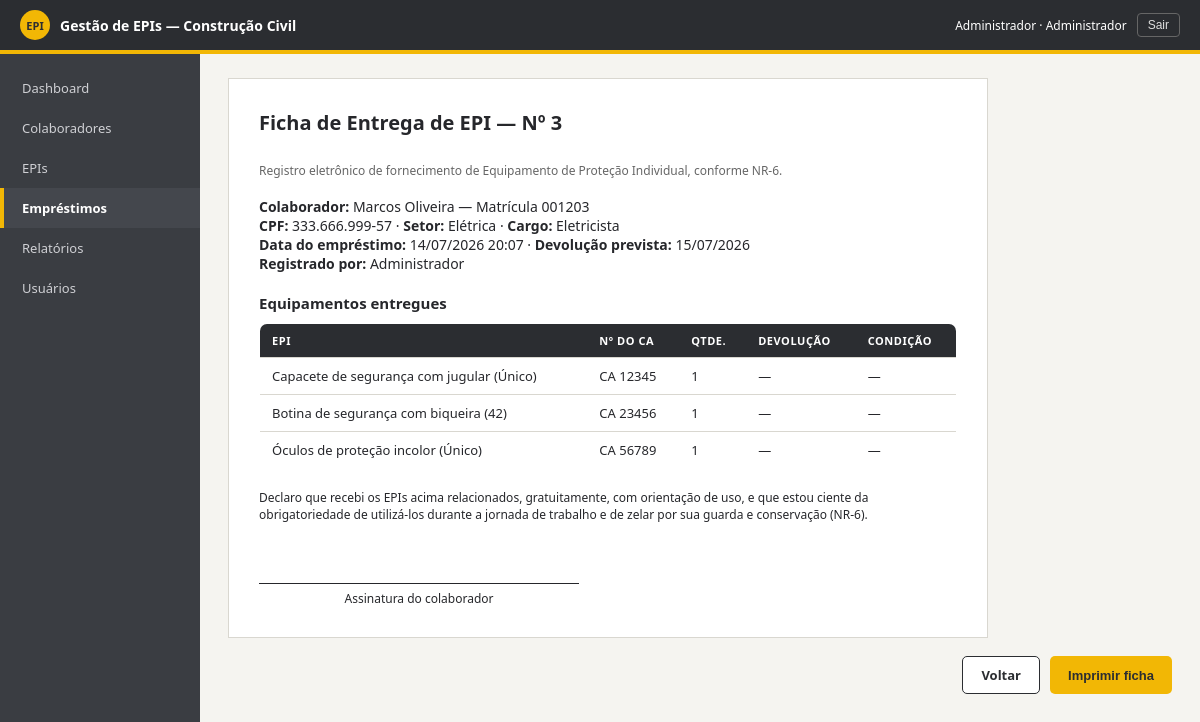
The app's page /emprestimos/3/ficha/ (signed in) with its own data.
### core/models.py (models this page shows, shortened)
class Usuario(AbstractUser):
    class Perfil(models.TextChoices):
        ADMINISTRADOR = 'ADMINISTRADOR', 'Administrador'
        TECNICO = 'TECNICO', 'Técnico de Segurança'
        ALMOXARIFE = 'ALMOXARIFE', 'Almoxarife'
    perfil = models.CharField('Perfil de acesso', max_length=20,
                              choices=Perfil.choices, default=Perfil.TECNICO)
    @property
    def eh_admin(self):
        return self.perfil == self.Perfil.ADMINISTRADOR or self.is_superuser
    def __str__(self):
        return self.get_full_name() or self.username

class Emprestimo(models.Model):
    class Status(models.TextChoices):
        ATIVO = 'ATIVO', 'Ativo'
        DEVOLVIDO = 'DEVOLVIDO', 'Devolvido'
        ATRASADO = 'ATRASADO', 'Atrasado'
    colaborador = models.ForeignKey(Colaborador, on_delete=models.PROTECT,
                                    related_name='emprestimos', verbose_name='Colaborador')
    usuario = models.ForeignKey('core.Usuario', on_delete=models.PROTECT,
                                related_name='emprestimos_registrados',
                                verbose_name='Registrado por')
    data_emprestimo = models.DateTimeField('Data do empréstimo', auto_now_add=True)
    data_prevista_devolucao = models.DateField('Data prevista de devolução')
    status = models.CharField('Status', max_length=10,
                              choices=Status.choices, default=Status.ATIVO)
    observacao = models.CharField('Observação', max_length=255, blank=True)
    class Meta:
        ordering = ['-data_emprestimo']
        verbose_name = 'empréstimo'
        verbose_name_plural = 'empréstimos'

class Colaborador(models.Model):
    matricula = models.CharField('Matrícula', max_length=20, unique=True)
    nome = models.CharField('Nome completo', max_length=100)
    cpf = models.CharField('CPF', max_length=14, unique=True,
                           help_text='Somente números ou no formato 000.000.000-00')
    data_nascimento = models.DateField('Data de nascimento', null=True, blank=True)
    cargo = models.CharField('Cargo', max_length=60)
    setor = models.CharField('Setor', max_length=60)
    telefone = models.CharField('Telefone', max_length=15, blank=True)
    email = models.EmailField('E-mail', blank=True)
    ativo = models.BooleanField('Ativo', default=True)
    criado_em = models.DateTimeField(auto_now_add=True)
    class Meta:
        ordering = ['nome']
        verbose_name = 'colaborador'
        verbose_name_plural = 'colaboradores'

class ItemEmprestimo(models.Model):
    class Condicao(models.TextChoices):
        BOM_ESTADO = 'BOM_ESTADO', 'Bom estado'
        DANIFICADO = 'DANIFICADO', 'Danificado'
        EXTRAVIADO = 'EXTRAVIADO', 'Extraviado'
    emprestimo = models.ForeignKey(Emprestimo, on_delete=models.CASCADE,
                                   related_name='itens')
    epi = models.ForeignKey(EPI, on_delete=models.PROTECT,
                            related_name='itens_emprestados', verbose_name='EPI')
    quantidade = models.PositiveIntegerField('Quantidade', default=1,
                                             validators=[MinValueValidator(1)])
    data_devolucao = models.DateTimeField('Data da devolução', null=True, blank=True)
    condicao_devolucao = models.CharField('Condição na devolução', max_length=12,
                                          choices=Condicao.choices, blank=True)
    class Meta:
        verbose_name = 'item do empréstimo'
        verbose_name_plural = 'itens do empréstimo'
    @property
    def devolvido(self):
        return self.data_devolucao is not None

class EPI(models.Model):
    class Categoria(models.TextChoices):
        CABECA = 'CABECA', 'Proteção da cabeça'
        AUDITIVA = 'AUDITIVA', 'Proteção auditiva'
        RESPIRATORIA = 'RESPIRATORIA', 'Proteção respiratória'
        VISUAL = 'VISUAL', 'Proteção visual'
        MAOS = 'MAOS', 'Proteção das mãos'
        PES = 'PES', 'Proteção dos pés'
        TRONCO = 'TRONCO', 'Proteção do tronco'
        ALTURA = 'ALTURA', 'Trabalho em altura'
        OUTROS = 'OUTROS', 'Outros'
    nome = models.CharField('Nome do EPI', max_length=100)
    descricao = models.CharField('Descrição', max_length=255, blank=True)
    categoria = models.CharField('Categoria', max_length=20, choices=Categoria.choices)
    ca_numero = models.CharField('Nº do CA', max_length=20,
                                 help_text='Certificado de Aprovação (NR-6)')
    ca_validade = models.DateField('Validade do CA')
    tamanho = models.CharField('Tamanho', max_length=10, blank=True)
    qtd_estoque = models.PositiveIntegerField('Qtde. em estoque', default=0)
    qtd_minima = models.PositiveIntegerField('Estoque mínimo', default=5)
    ativo = models.BooleanField('Ativo', default=True)
    criado_em = models.DateTimeField(auto_now_add=True)
    class Meta:
        ordering = ['nome']
        verbose_name = 'EPI'
        verbose_name_plural = 'EPIs'

### core/views.py (the view)
# urls.py: path('emprestimos/<int:pk>/ficha/', views.emprestimo_ficha, name='emprestimo_ficha'),
@login_required
def emprestimo_ficha(request, pk):
    emprestimo = get_object_or_404(
        Emprestimo.objects.select_related('colaborador', 'usuario'), pk=pk)
    return render(request, 'core/emprestimo_ficha.html', {'emprestimo': emprestimo})

### core/templates/core/emprestimo_ficha.html (shortened to what this page needs)
{% extends 'core/base.html' %}
{% block conteudo %}
<div class="ficha">
  <h1>Ficha de Entrega de EPI — Nº {{ emprestimo.pk }}</h1>
  <p style="font-size:12px; color:#666; margin-bottom:18px;">
    Registro eletrônico de fornecimento de Equipamento de Proteção Individual, conforme NR-6.
  </p>
  <p><strong>Colaborador:</strong> {{ emprestimo.colaborador.nome }} — Matrícula {{ emprestimo.colaborador.matricula }}</p>
  <p><strong>CPF:</strong> {{ emprestimo.colaborador.cpf }} · <strong>Setor:</strong> {{ emprestimo.colaborador.setor }} · <strong>Cargo:</strong> {{ emprestimo.colaborador.cargo }}</p>
  <p><strong>Data do empréstimo:</strong> {{ emprestimo.data_emprestimo|date:'d/m/Y H:i' }} ·
     <strong>Devolução prevista:</strong> {{ emprestimo.data_prevista_devolucao|date:'d/m/Y' }}</p>
  <p><strong>Registrado por:</strong> {{ emprestimo.usuario }}</p>
  <h2>Equipamentos entregues</h2>
  <table>
    <tr><th>EPI</th><th>Nº do CA</th><th>Qtde.</th><th>Devolução</th><th>Condição</th></tr>
    {% for item in emprestimo.itens.all %}
    <tr>
      <td>{{ item.epi.nome }}{% if item.epi.tamanho %} ({{ item.epi.tamanho }}){% endif %}</td>
      <td>{{ item.epi.ca_numero }}</td>
      <td>{{ item.quantidade }}</td>
      <td>{% if item.devolvido %}{{ item.data_devolucao|date:'d/m/Y H:i' }}{% else %}—{% endif %}</td>
      <td>{{ item.get_condicao_devolucao_display|default:'—' }}</td>
    </tr>
    {% endfor %}
  </table>
  <p style="margin-top:20px; font-size:12px;">
    Declaro que recebi os EPIs acima relacionados, gratuitamente, com orientação de uso, e que estou ciente da
    obrigatoriedade de utilizá-los durante a jornada de trabalho e de zelar por sua guarda e conservação (NR-6).
  </p>
  <div class="assinatura">Assinatura do colaborador</div>
</div>
<div class="acoes nao-imprimir">
  <a class="btn btn-secundario" href="{% url 'emprestimo_lista' %}">Voltar</a>
  <button class="btn btn-primario" onclick="window.print()">Imprimir ficha</button>
</div>
{% endblock %}

### core/templates/core/base.html (shortened to what this page needs)
{% load static %}
<!DOCTYPE html>
<html lang="pt-BR">
<head>
<link rel="stylesheet" href="{% static 'css/style.css' %}">
</head>
<body>
<header class="topbar">
  <div class="marca"><span class="capacete">EPI</span> Gestão de EPIs — Construção Civil</div>
  <div class="usuario-chip">
    <span>{{ user.get_full_name|default:user.username }} · {{ user.get_perfil_display }}</span>
    <form method="post" action="{% url 'logout' %}">{% csrf_token %}<button type="submit">Sair</button></form>
  </div>
</header>
<div class="layout">
  <nav class="menu">
    {% with atual=request.resolver_match.url_name %}
    <a href="{% url 'dashboard' %}" class="{% if atual == 'dashboard' %}ativo{% endif %}">Dashboard</a>
    <a href="{% url 'colaborador_lista' %}" class="{% if 'colaborador' in atual %}ativo{% endif %}">Colaboradores</a>
    <a href="{% url 'epi_lista' %}" class="{% if 'epi_' in atual %}ativo{% endif %}">EPIs</a>
    <a href="{% url 'emprestimo_lista' %}" class="{% if 'emprestimo' in atual %}ativo{% endif %}">Empréstimos</a>
    <a href="{% url 'relatorios' %}" class="{% if atual == 'relatorios' %}ativo{% endif %}">Relatórios</a>
    {% if user.eh_admin %}
    <a href="{% url 'usuario_lista' %}" class="{% if 'usuario' in atual %}ativo{% endif %}">Usuários</a>
    {% endif %}
    {% endwith %}
  </nav>
  <main class="conteudo">
    {% block conteudo %}{% endblock %}
  </main>
</div>
</body>
</html>

### core/static/css/style.css (style rules this page uses)
:root { --grafite:#2b2d31; --grafite-2:#3a3d42; --amarelo:#f2b705; --amarelo-esc:#c79300; --papel:#f5f4f0; --branco:#ffffff; --linha:#d9d7d0; --texto:#26272b; --cinza:#6d6f76; --ok:#2e7d32; --alerta:#b3261e; --aviso:#9a6c00; }
* { box-sizing:border-box; margin:0; padding:0; }
body { font-family:'Segoe UI',Arial,sans-serif; background:var(--papel); color:var(--texto); font-size:14px; }
a { color:inherit; }
.topbar { display:flex; justify-content:space-between; align-items:center; background:var(--grafite); color:#fff; padding:10px 20px; border-bottom:4px solid var(--amarelo); }
.marca { display:flex; align-items:center; gap:10px; font-weight:700; }
.marca .capacete { width:30px;height:30px;border-radius:50%;background:var(--amarelo); color:var(--grafite);display:flex;align-items:center;justify-content:center;font-size:11px;font-weight:800; }
.usuario-chip { font-size:12px; display:flex; align-items:center; gap:10px; }
.usuario-chip form { display:inline; }
.usuario-chip button { background:none;border:1px solid #666;color:#ddd;border-radius:4px; padding:4px 10px;cursor:pointer;font-size:12px; }
.layout { display:flex; min-height:calc(100vh - 55px); }
.menu { width:200px; background:var(--grafite-2); padding:14px 0; }
.menu a { display:block; color:#cfd0d4; text-decoration:none; padding:11px 18px; font-size:13px; border-left:4px solid transparent; }
.menu a.ativo { border-left-color:var(--amarelo); background:#44474d; color:#fff; font-weight:600; }
.conteudo { flex:1; padding:24px 28px; max-width:1100px; }
h1 { font-size:20px; margin-bottom:16px; padding-bottom:10px; border-bottom:2px solid var(--linha); }
h2 { font-size:15px; margin:20px 0 10px; }
.acoes { display:flex; gap:10px; justify-content:flex-end; margin-top:18px; }
.btn { display:inline-block; border:none; border-radius:5px; padding:9px 18px; font-size:13px; font-weight:600; cursor:pointer; text-decoration:none; }
.btn-primario { background:var(--amarelo); color:var(--grafite); }
.btn-secundario { background:#fff; border:1.5px solid var(--grafite); color:var(--grafite); }
table { width:100%; border-collapse:collapse; background:var(--branco); border:1px solid var(--linha); border-radius:8px; overflow:hidden; font-size:13px; }
th { background:var(--grafite); color:#fff; text-align:left; padding:9px 12px; font-size:11px; text-transform:uppercase; letter-spacing:.05em; }
td { padding:9px 12px; border-top:1px solid var(--linha); }
.ficha { background:#fff; border:1px solid var(--linha); padding:30px; max-width:760px; }
.ficha h1 { border:none; }
.assinatura { margin-top:60px; border-top:1.5px solid var(--texto); width:320px; text-align:center; font-size:12px; padding-top:6px; }

### records on screen
Usuario: get_full_name "Administrador", perfil "Administrador"
Emprestimo: pk "3", colaborador.nome "Marcos Oliveira", colaborador.matricula "001203", colaborador.cpf "333.666.999-57", colaborador.setor "Elétrica", colaborador.cargo "Eletricista", data_emprestimo "14/07/2026 20:07", data_prevista_devolucao "15/07/2026", usuario "Administrador"
ItemEmprestimo: epi.nome "Capacete de segurança com jugular", epi.tamanho "Único", epi.ca_numero "CA 12345", quantidade "1", condicao_devolucao "—"
ItemEmprestimo: epi.nome "Botina de segurança com biqueira", epi.tamanho "42", epi.ca_numero "CA 23456", quantidade "1", condicao_devolucao "—"
ItemEmprestimo: epi.nome "Óculos de proteção incolor", epi.tamanho "Único", epi.ca_numero "CA 56789", quantidade "1", condicao_devolucao "—"
